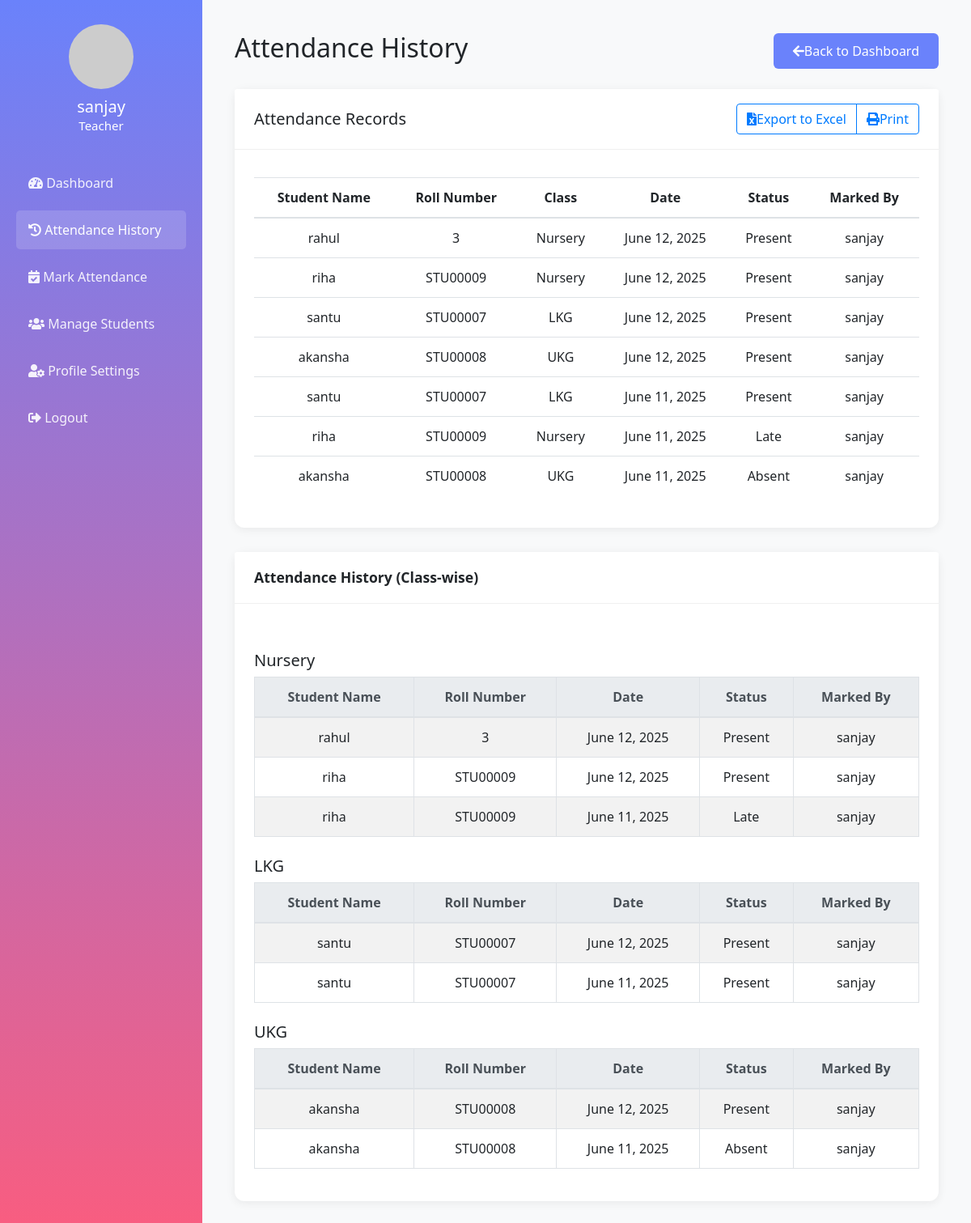
The app's page /attendance_history.php (signed in) with its own data.
### tables this page shows
CREATE TABLE `attendance` (
  `attendance_id` int(11) NOT NULL,
  `student_id` int(11) NOT NULL,
  `date` date NOT NULL,
  `status` enum('present','absent','late') NOT NULL,
  `marked_by` int(11) NOT NULL,
  `remarks` text DEFAULT NULL,
  `created_at` datetime DEFAULT current_timestamp(),
  `updated_at` datetime DEFAULT current_timestamp() ON UPDATE current_timestamp()
);

CREATE TABLE `students` (
  `student_id` int(11) NOT NULL,
  `user_id` int(11) NOT NULL,
  `full_name` varchar(100) NOT NULL,
  `email` varchar(100) NOT NULL,
  `roll_number` varchar(20) NOT NULL,
  `class` varchar(50) NOT NULL,
  `section` varchar(10) DEFAULT NULL,
  `phone` varchar(20) DEFAULT NULL,
  `address` text DEFAULT NULL,
  `created_at` datetime DEFAULT current_timestamp(),
  `updated_at` datetime DEFAULT current_timestamp() ON UPDATE current_timestamp()
);

CREATE TABLE `users` (
  `user_id` int(11) NOT NULL,
  `username` varchar(50) NOT NULL,
  `password` varchar(255) NOT NULL,
  `role` enum('admin','teacher','student') NOT NULL,
  `email` varchar(100) DEFAULT NULL,
  `full_name` varchar(100) DEFAULT NULL,
  `created_at` datetime DEFAULT current_timestamp(),
  `updated_at` datetime DEFAULT current_timestamp() ON UPDATE current_timestamp()
);

### attendance_history.php (the view, shortened to what this page needs)
<?php
require_once "config/database.php";
$role = $_SESSION["role"];
$student_info = null;
$attendance_records = [];
if ($role === "teacher") {
    $sql = "SELECT a.date, a.status, s.full_name, s.roll_number, s.class, u.username as marked_by
            FROM attendance a
            JOIN students s ON a.student_id = s.student_id
            JOIN users u ON a.marked_by = u.user_id
            ORDER BY a.date DESC";
    $result = mysqli_query($conn, $sql);
    while ($row = mysqli_fetch_assoc($result)) {
        $attendance_records[] = $row;
    }
} else if ($role === "student" && $student_info) {
    $sql = "SELECT a.date, a.status, u.username as marked_by
            FROM attendance a
            JOIN users u ON a.marked_by = u.user_id
            WHERE a.student_id = ?
            ORDER BY a.date DESC";
    if ($stmt = mysqli_prepare($conn, $sql)) {
        mysqli_stmt_bind_param($stmt, "i", $student_info["student_id"]);
        if (mysqli_stmt_execute($stmt)) {
            $result = mysqli_stmt_get_result($stmt);
            while ($row = mysqli_fetch_assoc($result)) {
                $attendance_records[] = $row;
            }
        }
        mysqli_stmt_close($stmt);
    }
}
if ($role === "teacher") {
    $class_groups = [
        'Nursery' => [],
        'LKG' => [],
        'UKG' => [],
        'Unknown' => []
    ];
    foreach ($attendance_records as $row) {
        $class = in_array($row['class'], ['Nursery', 'LKG', 'UKG']) ? $row['class'] : 'Unknown';
        $class_groups[$class][] = $row;
    }
}
?>
<!DOCTYPE html>
<html lang="en">
<head>
    <link rel="stylesheet" href="https://stackpath.bootstrapcdn.com/bootstrap/4.5.2/css/bootstrap.min.css">
    <link rel="stylesheet" href="https://cdnjs.cloudflare.com/ajax/libs/font-awesome/5.15.4/css/all.min.css">
</head>
<body>
<div class="main-wrapper">
    <div class="sidebar">
        <div class="user-profile">
            <img src="https://ui-avatars.com/api/?name=<?php echo urlencode($_SESSION["username"]); ?>&background=random" alt="Profile">
            <h5 style="margin-bottom: 0;"> <?php echo htmlspecialchars($_SESSION["username"]); ?> </h5>
            <p style="margin-bottom: 0; font-size: 15px;"> <?php echo ucfirst($role); ?> </p>
        </div>
        <ul class="nav flex-column">
            <li class="nav-item"><a class="nav-link" href="dashboard.php"><i class="fas fa-tachometer-alt"></i> Dashboard</a></li>
            <li class="nav-item"><a class="nav-link active" href="attendance_history.php"><i class="fas fa-history"></i> Attendance History</a></li>
            <?php if ($role === "teacher"): ?>
            <li class="nav-item"><a class="nav-link" href="mark_attendance.php"><i class="fas fa-calendar-check"></i> Mark Attendance</a></li>
            <li class="nav-item"><a class="nav-link" href="manage_students.php"><i class="fas fa-users"></i> Manage Students</a></li>
            <?php endif; ?>
            <li class="nav-item"><a class="nav-link" href="profile.php"><i class="fas fa-user-cog"></i> Profile Settings</a></li>
            <li class="nav-item"><a class="nav-link" href="logout.php"><i class="fas fa-sign-out-alt"></i> Logout</a></li>
        </ul>
    </div>
    <div class="main-content">
        <div class="d-flex justify-content-between align-items-center mb-4">
            <h2>Attendance History</h2>
            <a href="dashboard.php" class="btn btn-primary btn-action">
                <i class="fas fa-arrow-left me-2"></i>Back to Dashboard
            </a>
        </div>
        <div class="card">
            <div class="card-header d-flex justify-content-between align-items-center">
                <h5 class="card-title mb-0">Attendance Records</h5>
                <?php if ($role === "teacher"): ?>
                <div class="btn-group">
                    <button type="button" class="btn btn-outline-primary btn-action" onclick="exportToExcel()">
                        <i class="fas fa-file-excel me-2"></i>Export to Excel
                    </button>
                    <button type="button" class="btn btn-outline-primary btn-action" onclick="printTable()">
                        <i class="fas fa-print me-2"></i>Print
                    </button>
                </div>
                <?php endif; ?>
            </div>
            <div class="card-body">
                <div class="table-responsive">
                    <table class="table table-hover" id="attendanceTable">
                        <thead>
                            <tr>
                                <?php if ($role === "teacher"): ?>
                                <th>Student Name</th>
                                <th>Roll Number</th>
                                <th>Class</th>
                                <?php endif; ?>
                                <th>Date</th>
                                <th>Status</th>
                                <?php if ($role === "teacher"): ?>
                                <th>Marked By</th>
                                <?php endif; ?>
                            </tr>
                        </thead>
                        <tbody>
                            <?php if (empty($attendance_records)): ?>
                            <tr>
                                <td colspan="<?php echo $role === 'teacher' ? 6 : 2; ?>" class="text-center">
                                    <div class="py-4">
                                        <i class="fas fa-calendar-times fa-3x text-muted mb-3"></i>
                                        <p class="text-muted">No attendance records found.</p>
                                    </div>
                                </td>
                            </tr>
                            <?php else: ?>
                            <?php foreach ($attendance_records as $row): ?>
                            <tr>
                                <?php if ($role === "teacher"): ?>
                                <td><?php echo htmlspecialchars($row['full_name']); ?></td>
                                <td><?php echo htmlspecialchars($row['roll_number']); ?></td>
                                <td><?php echo htmlspecialchars($row['class']); ?></td>
                                <?php endif; ?>
                                <td><?php echo date('F j, Y', strtotime($row['date'])); ?></td>
                                <td>
                                    <span class="attendance-status status-<?php echo htmlspecialchars($row['status']); ?>">
                                        <?php echo ucfirst(htmlspecialchars($row['status'])); ?>
                                    </span>
                                </td>
                                <?php if ($role === "teacher"): ?>
                                <td><?php echo htmlspecialchars($row['marked_by']); ?></td>
                                <?php endif; ?>
                            </tr>
                            <?php endforeach; ?>
                            <?php endif; ?>
                        </tbody>
                    </table>
                </div>
            </div>
        </div>
        <?php if ($role === "teacher"): ?>
        <div class="card">
            <div class="card-header">Attendance History (Class-wise)</div>
            <div class="card-body">
                <div class="table-responsive">
                    <?php foreach (['Nursery', 'LKG', 'UKG', 'Unknown'] as $class): ?>
                        <?php if (count($class_groups[$class]) > 0): ?>
                            <h5 class="mt-4 mb-2"><?php echo $class; ?></h5>
                            <table class="table table-bordered table-hover table-striped">
                                <thead class="thead-light">
                                    <tr>
                                        <th>Student Name</th>
                                        <th>Roll Number</th>
                                        <th>Date</th>
                                        <th>Status</th>
                                        <th>Marked By</th>
                                    </tr>
                                </thead>
                                <tbody>
                                    <?php foreach ($class_groups[$class] as $row): ?>
                                    <tr>
                                        <td><?php echo htmlspecialchars($row['full_name']); ?></td>
                                        <td><?php echo htmlspecialchars($row['roll_number']); ?></td>
                                        <td><?php echo date('F j, Y', strtotime($row['date'])); ?></td>
                                        <td><?php echo ucfirst(htmlspecialchars($row['status'])); ?></td>
                                        <td><?php echo htmlspecialchars($row['marked_by']); ?></td>
                                    </tr>
                                    <?php endforeach; ?>
                                </tbody>
                            </table>
                        <?php endif; ?>
                    <?php endforeach; ?>
                </div>
            </div>
        </div>
        <?php endif; ?>
    </div>
</div>
</body>
</html>

### attendance_history.php (style rules this page uses)
body { font-family: 'Segoe UI', Tahoma, Geneva, Verdana, sans-serif; background-color: #f8f9fa; margin: 0; padding: 0; }
.main-wrapper { display: flex; min-height: 100vh; }
.sidebar { background: linear-gradient(180deg, #6a82fb 0%, #fc5c7d 100%); color: white; width: 250px; min-height: 100vh; padding: 30px 20px 20px 20px; display: flex; flex-direction: column; align-items: center; }
.user-profile { text-align: center; margin-bottom: 30px; }
.user-profile img { width: 80px; height: 80px; border-radius: 50%; margin-bottom: 10px; }
.nav { width: 100%; }
.nav-link { color: rgba(255,255,255,0.9); padding: 12px 15px; margin: 5px 0; border-radius: 5px; font-size: 16px; }
.nav-link.active, .nav-link:hover { background: rgba(255,255,255,0.15); color: #fff; }
.main-content { flex: 1; padding: 40px 40px 40px 40px; background: #f8f9fa; min-width: 0; }
.card { border: none; border-radius: 12px; box-shadow: 0 2px 12px rgba(0,0,0,0.07); margin-bottom: 30px; }
.card-header { background: #fff; border-bottom: 1px solid #f0f0f0; padding: 18px 24px; font-size: 1.1rem; font-weight: 600; }
.card-body { padding: 24px; }
.table-responsive { margin-top: 10px; }
.table th, .table td { vertical-align: middle; text-align: center; }
.btn-primary { background-color: #6a82fb; border: none; padding: 10px 24px; font-size: 1rem; border-radius: 6px; }

### records on screen
attendance: student.full_name "rahul", student.roll_number "3", student.class "Nursery", date "June 12, 2025", status "Present", marked_by.username "sanjay"
attendance: student.full_name "riha", student.roll_number "STU00009", student.class "Nursery", date "June 12, 2025", status "Present", marked_by.username "sanjay"
attendance: student.full_name "santu", student.roll_number "STU00007", student.class "LKG", date "June 12, 2025", status "Present", marked_by.username "sanjay"
attendance: student.full_name "akansha", student.roll_number "STU00008", student.class "UKG", date "June 12, 2025", status "Present", marked_by.username "sanjay"
attendance: student.full_name "santu", student.roll_number "STU00007", student.class "LKG", date "June 11, 2025", status "Present", marked_by.username "sanjay"
attendance: student.full_name "riha", student.roll_number "STU00009", student.class "Nursery", date "June 11, 2025", status "Late", marked_by.username "sanjay"
attendance: student.full_name "akansha", student.roll_number "STU00008", student.class "UKG", date "June 11, 2025", status "Absent", marked_by.username "sanjay"

### other values on screen
$_SESSION["username"] "sanjay"
$role "Teacher"
$class "Nursery"
$class "LKG"
$class "UKG"
